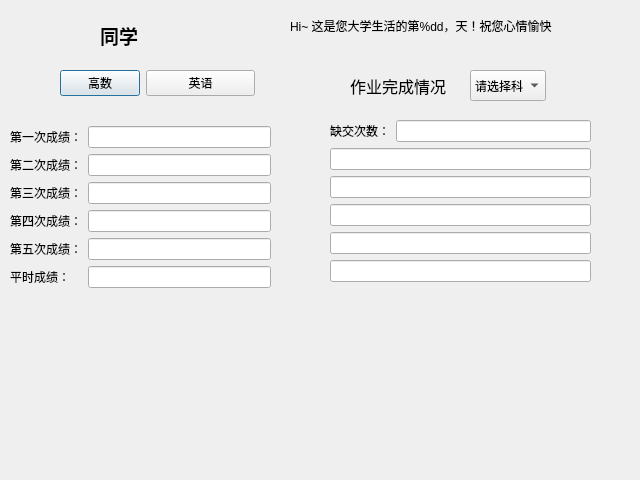
<?xml version="1.0" encoding="UTF-8"?>
<ui version="4.0">
 <class>Dialog</class>
 <widget class="QDialog" name="Dialog">
  <property name="geometry">
   <rect>
    <x>0</x>
    <y>0</y>
    <width>640</width>
    <height>480</height>
   </rect>
  </property>
  <property name="minimumSize">
   <size>
    <width>640</width>
    <height>480</height>
   </size>
  </property>
  <property name="maximumSize">
   <size>
    <width>640</width>
    <height>480</height>
   </size>
  </property>
  <property name="windowTitle">
   <string>山头斜照却相迎</string>
  </property>
  <widget class="QWidget" name="formLayoutWidget">
   <property name="geometry">
    <rect>
     <x>10</x>
     <y>120</y>
     <width>261</width>
     <height>285</height>
    </rect>
   </property>
   <layout class="QFormLayout" name="formLayout">
    <item row="1" column="1">
     <widget class="QLineEdit" name="Mtest1LE">
      <property name="enabled">
       <bool>true</bool>
      </property>
      <property name="font">
       <font>
        <weight>75</weight>
        <bold>true</bold>
       </font>
      </property>
      <property name="dragEnabled">
       <bool>false</bool>
      </property>
      <property name="readOnly">
       <bool>true</bool>
      </property>
     </widget>
    </item>
    <item row="2" column="0">
     <widget class="QLabel" name="label_2">
      <property name="text">
       <string>第二次成绩：</string>
      </property>
     </widget>
    </item>
    <item row="2" column="1">
     <widget class="QLineEdit" name="Mtest2LE">
      <property name="enabled">
       <bool>true</bool>
      </property>
      <property name="font">
       <font>
        <weight>75</weight>
        <bold>true</bold>
       </font>
      </property>
      <property name="readOnly">
       <bool>true</bool>
      </property>
     </widget>
    </item>
    <item row="3" column="0">
     <widget class="QLabel" name="label_3">
      <property name="text">
       <string>第三次成绩：</string>
      </property>
     </widget>
    </item>
    <item row="3" column="1">
     <widget class="QLineEdit" name="Mtest3LE">
      <property name="enabled">
       <bool>true</bool>
      </property>
      <property name="font">
       <font>
        <weight>75</weight>
        <bold>true</bold>
       </font>
      </property>
      <property name="readOnly">
       <bool>true</bool>
      </property>
     </widget>
    </item>
    <item row="4" column="0">
     <widget class="QLabel" name="label_4">
      <property name="text">
       <string>第四次成绩：</string>
      </property>
     </widget>
    </item>
    <item row="4" column="1">
     <widget class="QLineEdit" name="Mtest4LE">
      <property name="enabled">
       <bool>true</bool>
      </property>
      <property name="font">
       <font>
        <weight>75</weight>
        <bold>true</bold>
       </font>
      </property>
      <property name="readOnly">
       <bool>true</bool>
      </property>
     </widget>
    </item>
    <item row="5" column="0">
     <widget class="QLabel" name="label_5">
      <property name="text">
       <string>第五次成绩：</string>
      </property>
     </widget>
    </item>
    <item row="5" column="1">
     <widget class="QLineEdit" name="Mtest5LE">
      <property name="enabled">
       <bool>true</bool>
      </property>
      <property name="font">
       <font>
        <weight>75</weight>
        <bold>true</bold>
       </font>
      </property>
      <property name="readOnly">
       <bool>true</bool>
      </property>
     </widget>
    </item>
    <item row="6" column="0">
     <widget class="QLabel" name="label_6">
      <property name="text">
       <string>平时成绩：</string>
      </property>
     </widget>
    </item>
    <item row="6" column="1">
     <widget class="QLineEdit" name="Mtest6LE">
      <property name="enabled">
       <bool>true</bool>
      </property>
      <property name="font">
       <font>
        <weight>75</weight>
        <bold>true</bold>
       </font>
      </property>
      <property name="readOnly">
       <bool>true</bool>
      </property>
     </widget>
    </item>
    <item row="1" column="0">
     <widget class="QLabel" name="label">
      <property name="text">
       <string>第一次成绩：</string>
      </property>
     </widget>
    </item>
    <item row="0" column="0">
     <layout class="QFormLayout" name="formLayout_3"/>
    </item>
   </layout>
  </widget>
  <widget class="QLabel" name="Time">
   <property name="geometry">
    <rect>
     <x>290</x>
     <y>0</y>
     <width>331</width>
     <height>51</height>
    </rect>
   </property>
   <property name="text">
    <string>Hi~ 这是您大学生活的第%dd，天！祝您心情愉快</string>
   </property>
  </widget>
  <widget class="QLabel" name="label_8">
   <property name="geometry">
    <rect>
     <x>350</x>
     <y>60</y>
     <width>151</width>
     <height>51</height>
    </rect>
   </property>
   <property name="font">
    <font>
     <family>STIX</family>
     <pointsize>12</pointsize>
    </font>
   </property>
   <property name="text">
    <string>作业完成情况</string>
   </property>
  </widget>
  <widget class="QWidget" name="formLayoutWidget_2">
   <property name="geometry">
    <rect>
     <x>330</x>
     <y>120</y>
     <width>261</width>
     <height>281</height>
    </rect>
   </property>
   <layout class="QFormLayout" name="formLayout_2">
    <item row="0" column="0">
     <widget class="QLabel" name="label_9">
      <property name="font">
       <font>
        <family>OpenSymbol</family>
       </font>
      </property>
      <property name="text">
       <string>缺交次数：</string>
      </property>
     </widget>
    </item>
    <item row="0" column="1">
     <widget class="QLineEdit" name="lineEdit_7"/>
    </item>
    <item row="1" column="0" colspan="2">
     <widget class="QLineEdit" name="lineEdit_9"/>
    </item>
    <item row="2" column="0" colspan="2">
     <widget class="QLineEdit" name="lineEdit_8"/>
    </item>
    <item row="3" column="0" colspan="2">
     <widget class="QLineEdit" name="lineEdit_11"/>
    </item>
    <item row="4" column="0" colspan="2">
     <widget class="QLineEdit" name="lineEdit_12"/>
    </item>
    <item row="5" column="0" colspan="2">
     <widget class="QLineEdit" name="lineEdit_10"/>
    </item>
   </layout>
  </widget>
  <widget class="QComboBox" name="comboBox_2">
   <property name="geometry">
    <rect>
     <x>470</x>
     <y>70</y>
     <width>76</width>
     <height>31</height>
    </rect>
   </property>
   <item>
    <property name="text">
     <string>请选择科目</string>
    </property>
   </item>
   <item>
    <property name="text">
     <string>高数</string>
    </property>
   </item>
   <item>
    <property name="text">
     <string>大英</string>
    </property>
   </item>
   <item>
    <property name="text">
     <string>电工</string>
    </property>
   </item>
   <item>
    <property name="text">
     <string>d</string>
    </property>
   </item>
  </widget>
  <widget class="QWidget" name="formLayoutWidget_4">
   <property name="geometry">
    <rect>
     <x>60</x>
     <y>70</y>
     <width>195</width>
     <height>41</height>
    </rect>
   </property>
   <layout class="QFormLayout" name="formLayout_4">
    <item row="0" column="0">
     <widget class="QPushButton" name="MathPB">
      <property name="text">
       <string>高数</string>
      </property>
     </widget>
    </item>
    <item row="0" column="1">
     <widget class="QPushButton" name="EnglishPB">
      <property name="text">
       <string>英语</string>
      </property>
     </widget>
    </item>
   </layout>
  </widget>
  <widget class="QLabel" name="Name">
   <property name="geometry">
    <rect>
     <x>100</x>
     <y>10</y>
     <width>181</width>
     <height>51</height>
    </rect>
   </property>
   <property name="font">
    <font>
     <family>文泉驿等宽微米黑</family>
     <pointsize>14</pointsize>
     <weight>75</weight>
     <bold>true</bold>
    </font>
   </property>
   <property name="text">
    <string>同学</string>
   </property>
  </widget>
 </widget>
 <resources/>
 <connections/>
</ui>
